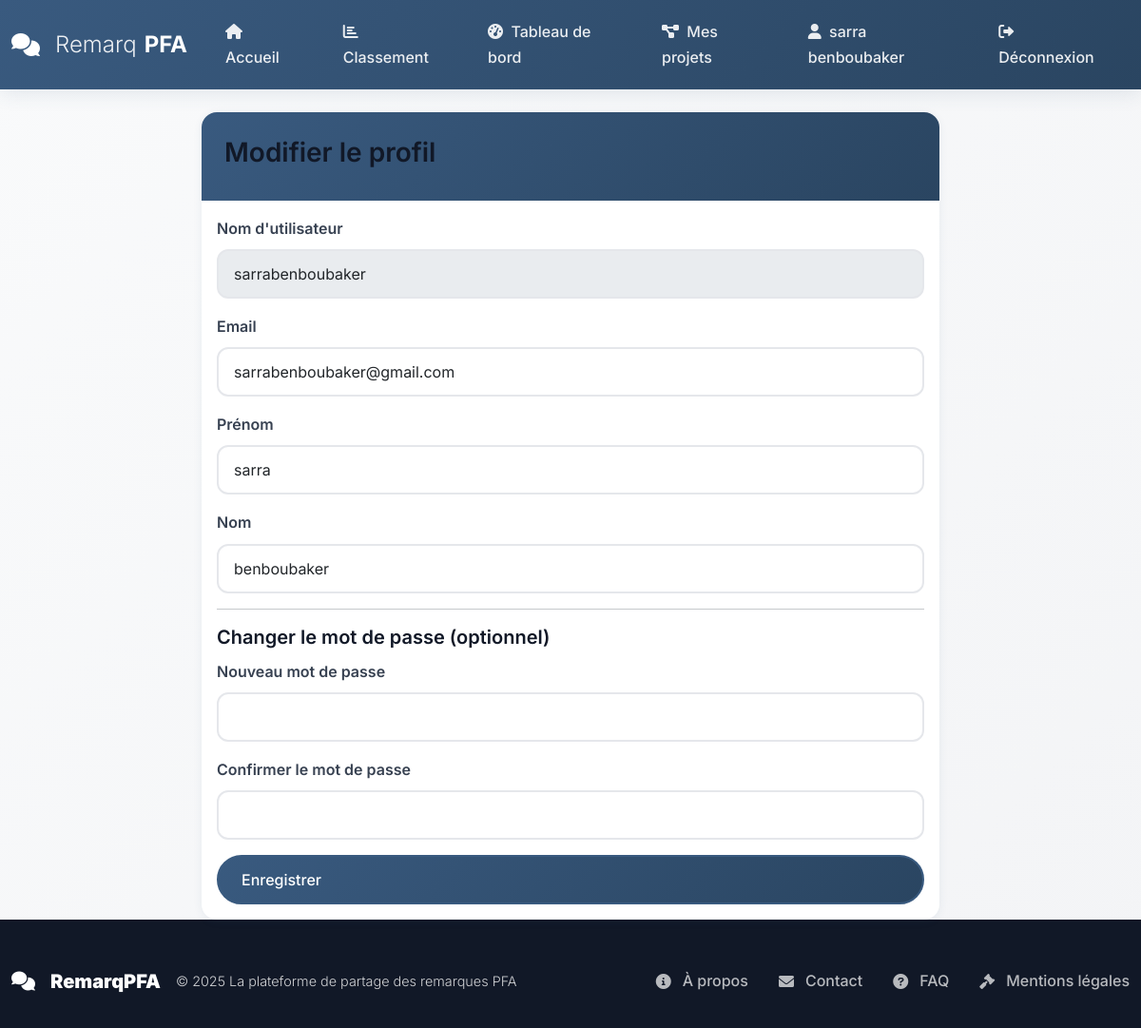
Screenshot of /auth/profile/edit (signed in) with the database file from the repository.
### models.py (models this page shows, shortened)
class User(UserMixin, db.Model):
    __tablename__ = 'users'
    id = db.Column(db.Integer, primary_key=True)
    username = db.Column(db.String(80), unique=True, nullable=False, index=True)
    email = db.Column(db.String(120), unique=True, nullable=False, index=True)
    password_hash = db.Column(db.String(255), nullable=False)
    first_name = db.Column(db.String(50), nullable=True)
    last_name = db.Column(db.String(50), nullable=True)
    role = db.Column(db.String(20), nullable=False, default='student')
    is_active = db.Column(db.Boolean, default=True)
    created_at = db.Column(db.DateTime, default=datetime.utcnow)
    updated_at = db.Column(db.DateTime, default=datetime.utcnow, onupdate=datetime.utcnow)
    comments_as_jury = db.relationship('Comment',
                                      foreign_keys='Comment.jury_id',
                                      backref='jury_user',
                                      lazy='dynamic')
    comments_as_student = db.relationship('Comment',
                                         foreign_keys='Comment.student_id',
                                         backref='student_user',
                                         lazy='dynamic')
    pfa_projects = db.relationship('PFAProject',
                                  foreign_keys='PFAProject.student_id',
                                  backref='project_student',
                                  lazy='dynamic')
    project_comments = db.relationship('ProjectComment',
                                      foreign_keys='ProjectComment.user_id',
                                      backref='comment_author',
                                      lazy='dynamic')
    notifications = db.relationship('Notification',
                                   foreign_keys='Notification.user_id',
                                   backref='notification_user',
                                   lazy='dynamic')
    def get_full_name(self):
        if self.first_name and self.last_name:
            return f"{self.first_name} {self.last_name}"
        return self.username

### routes/auth.py (the view, shortened to what this page needs)
@auth_bp.route('/profile/edit', methods=['GET', 'POST'])
@login_required
def edit_profile():
    return render_template('auth/edit_profile.html', user=current_user)

### templates/auth/edit_profile.html (shortened to what this page needs)
{% extends "base.html" %}
{% block content %}
<div class="row justify-content-center">
    <div class="col-md-8">
        <div class="card">
            <div class="card-header">
                <h3 class="card-title">Modifier le profil</h3>
            </div>
            <div class="card-body">
                <form method="POST" class="needs-validation" novalidate>
                    <div class="mb-3">
                        <label class="form-label">Nom d'utilisateur</label>
                        <input type="text" class="form-control" value="{{ user.username }}" disabled>
                    </div>
                    <div class="mb-3">
                        <label for="email" class="form-label">Email</label>
                        <input type="email" class="form-control" id="email" name="email" value="{{ user.email }}" required>
                    </div>
                    <div class="mb-3">
                        <label for="first_name" class="form-label">Prénom</label>
                        <input type="text" class="form-control" id="first_name" name="first_name" value="{{ user.first_name or '' }}">
                    </div>
                    <div class="mb-3">
                        <label for="last_name" class="form-label">Nom</label>
                        <input type="text" class="form-control" id="last_name" name="last_name" value="{{ user.last_name or '' }}">
                    </div>
                    <hr>
                    <h5>Changer le mot de passe (optionnel)</h5>
                    <div class="mb-3">
                        <label for="password" class="form-label">Nouveau mot de passe</label>
                        <input type="password" class="form-control" id="password" name="password" minlength="8">
                    </div>
                    <div class="mb-3">
                        <label for="confirm_password" class="form-label">Confirmer le mot de passe</label>
                        <input type="password" class="form-control" id="confirm_password" name="confirm_password" minlength="8">
                    </div>
                    <div class="d-grid">
                        <button type="submit" class="btn btn-primary">Enregistrer</button>
                    </div>
                </form>
            </div>
        </div>
    </div>
</div>
{% endblock %}

### templates/base.html (shortened to what this page needs)
<!DOCTYPE html>
<html lang="fr">
<head>
    <link href="https://cdn.jsdelivr.net/npm/bootstrap@5.1.3/dist/css/bootstrap.min.css" rel="stylesheet">
    <link href="https://cdnjs.cloudflare.com/ajax/libs/font-awesome/6.0.0/css/all.min.css" rel="stylesheet">
    <link href="{{ url_for('static', filename='css/main.css') }}" rel="stylesheet">
    <link href="{{ url_for('static', filename='css/modern.css') }}" rel="stylesheet">
</head>
<body>
    <nav class="navbar navbar-expand-lg navbar-dark sticky-top" id="mainNav">
        <div class="container">
            <a class="navbar-brand" href="{{ url_for('public.home') }}">
                <i class="fas fa-comments me-2"></i>
                <span>Remarq</span><strong>PFA</strong>
            </a>
            <div class="collapse navbar-collapse" id="navbarNav">
                <div class="navbar-nav ms-auto">
                    <a class="nav-link" href="{{ url_for('public.home') }}" title="Accueil">
                        <i class="fas fa-home me-1"></i> Accueil
                    </a>
                    <a class="nav-link" href="{{ url_for('public.ranking') }}" title="Classement">
                        <i class="fas fa-chart-bar me-1"></i> Classement
                    </a>
                    {% if current_user.is_authenticated %}
                        {% if current_user.role == 'student' %}
                            <a class="nav-link" href="{{ url_for('student.dashboard') }}" title="Tableau de bord">
                                <i class="fas fa-tachometer-alt me-1"></i> Tableau de bord
                            </a>
                            <a class="nav-link" href="{{ url_for('student_projects.my_projects') }}" title="Mes projets">
                                <i class="fas fa-project-diagram me-1"></i> Mes projets
                            </a>
                        {% elif current_user.role == 'admin' %}
                            <a class="nav-link" href="{{ url_for('admin.dashboard') }}" title="Administration">
                                <i class="fas fa-cogs me-1"></i> Administration
                            </a>
                        {% endif %}
                        <a class="nav-link" href="{{ url_for('auth.profile') }}" title="Profil">
                            <i class="fas fa-user me-1"></i> {{ current_user.get_full_name() }}
                        </a>
                        <a class="nav-link" href="{{ url_for('auth.logout') }}" title="Déconnexion">
                            <i class="fas fa-sign-out-alt me-1"></i> Déconnexion
                        </a>
                    {% endif %}
                </div>
            </div>
        </div>
    </nav>
    <main class="flex-shrink-0">
        <div class="container mt-4">
            {% block content %}{% endblock content %}
        </div>
    </main>
    <footer class="footer mt-auto">
        <div class="container">
            <div class="footer-content">
                <div class="footer-brand">
                    <i class="fas fa-comments me-2"></i>
                    <strong>RemarqPFA</strong>
                    <span class="ms-2">© {{ current_year }} La plateforme de partage des remarques PFA</span>
                </div>
                <ul class="footer-links">
                    <li><a href="{{ url_for('public.about') }}" title="À propos"><i class="fas fa-info-circle me-1"></i>À propos</a></li>
                    <li><a href="{{ url_for('public.contact') }}" title="Contact"><i class="fas fa-envelope me-1"></i>Contact</a></li>
                    <li><a href="{{ url_for('public.faq') }}" title="FAQ"><i class="fas fa-question-circle me-1"></i>FAQ</a></li>
                    <li><a href="#" title="Mentions légales"><i class="fas fa-gavel me-1"></i>Mentions légales</a></li>
                </ul>
            </div>
        </div>
    </footer>
</body>
</html>

### static/css/main.css (style rules this page uses)
:root { --primary: #395A7F; --primary-dark: #2A4561; --primary-light: #4A76A3; --primary-soft: #E8EFF7; --primary-transparent: rgba(57, 90, 127, 0.1); --gray-50: #F9FAFB; --gray-100: #F3F4F6; --gray-200: #E5E7EB; --gray-300: #D1D5DB; --gray-400: #9CA3AF; --gray-500: #6B7280; --gray-600: #4B5563; --gray-700: #374151; --gray-800: #1F2937; --gray-900: #111827; --success: #10B981; --success-dark: #059669; --success-light: #D1FAE5; --warning: #F59E0B; --warning-dark: #D97706; --warning-light: #FEF3C7; --danger: #EF4444; --danger-dark: #DC2626; --danger-light: #FEE2E2; --info: #3B82F6; --info-dark: #2563EB; --info-light: #DBEAFE; --gradient-primary: linear-gradient(135deg, var(--primary) 0%, var(--primary-dark) 100%); --gradient-gray: linear-gradient(135deg, var(--gray-100) 0%, var(--gray-200) 100%); --gradient-success: linear-gradient(135deg, var(--success) 0%, var(--info) 100%); --shadow-sm: 0 2px 10px rgba(57, 90, 127, 0.08); --shadow-md: 0 4px 20px rgba(57, 90, 127, 0.12); --shadow-lg: 0 8px 40px rgba(57, 90, 127, 0.15); --shadow-primary: 0 8px 25px rgba(57, 90, 127, 0.25); --radius-sm: 8px; --radius-md: 12px; --radius-lg: 16px; --radius-xl: 20px; --radius-full: 50px; --transition-fast: 0.2s ease; --transition-normal: 0.3s ease; --transition-slow: 0.5s ease; }
* { margin: 0; padding: 0; box-sizing: border-box; }
body { font-family: 'Inter', -apple-system, BlinkMacSystemFont, 'Segoe UI', sans-serif; background: linear-gradient(135deg, var(--gray-50) 0%, var(--gray-100) 100%); color: var(--gray-800); line-height: 1.7; min-height: 100vh; font-weight: 400; }
h1, h2, h3, h4, h5, h6 { color: var(--gray-900); font-weight: 600; line-height: 1.3; margin-bottom: 0.5em; }
h3 { font-size: 1.75rem; }
h5 { font-size: 1.25rem; }
#mainNav { background: var(--gradient-primary) !important; box-shadow: var(--shadow-md); backdrop-filter: blur(10px); transition: all var(--transition-normal); border-bottom: none; }
.navbar-brand { font-size: 1.5rem; font-weight: 700; color: white !important; display: flex; align-items: center; gap: 0.5rem; }
.navbar-brand span { font-weight: 300; opacity: 0.9; }
.navbar-brand strong { font-weight: 700; }
.nav-link { color: rgba(255, 255, 255, 0.9) !important; font-weight: 500; padding: 0.75rem 1.25rem !important; margin: 0 0.25rem; border-radius: var(--radius-full); transition: all var(--transition-normal); position: relative; overflow: hidden; }
.nav-link::before { content: ''; position: absolute; top: 0; left: -100%; width: 100%; height: 100%; background: rgba(255, 255, 255, 0.15); transition: left var(--transition-normal); z-index: -1; }
.card { border: none; border-radius: var(--radius-lg); box-shadow: var(--shadow-sm); transition: all var(--transition-normal); background: white; overflow: hidden; }
.card-header { background: var(--gradient-primary); color: white; border: none; padding: 1.5rem; font-weight: 600; }
.btn { border-radius: var(--radius-full); font-weight: 500; padding: 0.75rem 1.5rem; transition: all var(--transition-normal); border: 2px solid transparent; display: inline-flex; align-items: center; gap: 0.5rem; }
.btn-primary { background: var(--gradient-primary); border-color: var(--primary); color: white; }
.form-control, .form-select { border-radius: var(--radius-md); border: 2px solid var(--gray-200); padding: 0.75rem 1rem; transition: all var(--transition-normal); background: white; }
.form-label { font-weight: 600; color: var(--gray-700); margin-bottom: 0.5rem; }
.footer { background: var(--gray-900); color: white; padding: 3rem 0 2rem; margin-top: auto; }
.footer-content { display: flex; justify-content: space-between; align-items: center; flex-wrap: wrap; gap: 2rem; }
.footer-brand { font-size: 1.25rem; font-weight: 700; color: white; display: flex; align-items: center; gap: 0.5rem; }
.footer-brand span { font-weight: 300; opacity: 0.8; font-size: 0.9rem; }
.footer-links { display: flex; list-style: none; margin: 0; padding: 0; gap: 2rem; }
.footer-links a { color: rgba(255, 255, 255, 0.7); text-decoration: none; transition: all var(--transition-normal); font-weight: 500; display: flex; align-items: center; gap: 0.5rem; }

### rows the page displays
User: get_full_name "sarra benboubaker", username "sarrabenboubaker", email "sarrabenboubaker@gmail.com", first_name "sarra", last_name "benboubaker"
